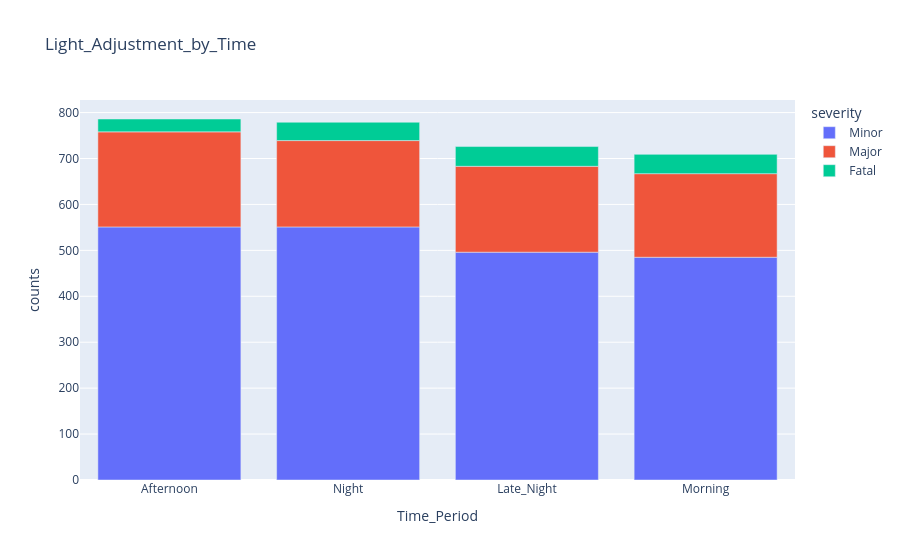

The notebook cell saved with this chart:
### Code cell
pe.bar(data_frame=Light_adjust_by_time,x='Time_Period',y='counts',color='severity',title='Light_Adjustment_by_Time')

### Figure 1 — Plotly figure (JSON) as saved in the notebook; plotly's stock layout.template omitted (floating-point values rounded to 4 significant figures)
{"data": [{"hovertemplate": "severity=Minor<br>Time_Period=%{x}<br>counts=%{y}<extra></extra>", "legendgroup": "Minor", "marker": {"color": "#636efa", "pattern": {"shape": ""}}, "name": "Minor", "orientation": "v", "showlegend": true, "textposition": "auto", "type": "bar", "x": ["Afternoon", "Night", "Late_Night", "Morning"], "xaxis": "x", "y": [551, 551, 496, 485], "yaxis": "y"}, {"hovertemplate": "severity=Major<br>Time_Period=%{x}<br>counts=%{y}<extra></extra>", "legendgroup": "Major", "marker": {"color": "#EF553B", "pattern": {"shape": ""}}, "name": "Major", "orientation": "v", "showlegend": true, "textposition": "auto", "type": "bar", "x": ["Afternoon", "Night", "Late_Night", "Morning"], "xaxis": "x", "y": [207, 188, 187, 182], "yaxis": "y"}, {"hovertemplate": "severity=Fatal<br>Time_Period=%{x}<br>counts=%{y}<extra></extra>", "legendgroup": "Fatal", "marker": {"color": "#00cc96", "pattern": {"shape": ""}}, "name": "Fatal", "orientation": "v", "showlegend": true, "textposition": "auto", "type": "bar", "x": ["Late_Night", "Morning", "Night", "Afternoon"], "xaxis": "x", "y": [43, 42, 40, 28], "yaxis": "y"}], "layout": {"barmode": "relative", "legend": {"title": {"text": "severity"}, "tracegroupgap": 0}, "title": {"text": "Light_Adjustment_by_Time"}, "xaxis": {"anchor": "y", "domain": [0, 1], "title": {"text": "Time_Period"}}, "yaxis": {"anchor": "x", "domain": [0, 1], "title": {"text": "counts"}}}}
